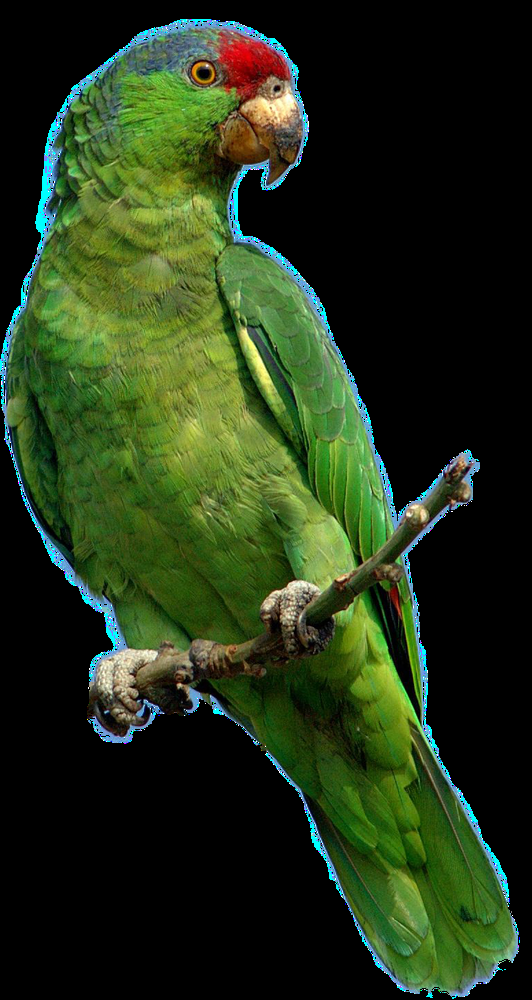
#> input picture images/Parrot.png, 532 x 1000 px, shrunk from 775 x 1456 before the run, found by its file name
$ jupyter execute ARTI404_Lab5.ipynb   (older library calls are emulated)
#> lines starting #> are read from the running program, lines starting #| are printed output that depends on the picture
# ARTI404 — Image Processing
## Lab 5 — Spatial Filtering: Smoothing and Sharpening

**Session 5 · Spatial Filtering – Smoothing and Sharpening**
Smoothing (box and Gaussian filters) and sharpening (unsharp masking and the Laplacian) of images using OpenCV, NumPy, and Matplotlib.

| | |
|---|---|
| **Duration** | 100 minutes |
| **Outcome** | Write a program that implements fundamental image processing algorithms |
| **Tools** | Python 3, Anaconda (Jupyter / Spyder); Libraries: OpenCV, NumPy, Pillow, scikit-image, Matplotlib |

---

### How to work through the notebook

* The lab has one procedural task — **Task #1: Unsharp Masking** — followed by the **Assessment** (three filtering tasks).
* Run the cells **in order**, top to bottom.
* Task #1 needs `Parrot.png`, which is **not included** in this notebook — see the note right before it for where to place it.
* The Assessment lets you use an image of your choice. This notebook uses scikit-image's built-in `astronaut` image as a **substitute** (not the lab's own picture) so those cells run with no external files and were run for real while preparing this notebook.

---

### By the end of this lab you should be able to

1. Sharpen an image with unsharp masking.
2. Smooth an image with a box filter and with Gaussian filters of different sizes.
3. Sharpen an image with the Laplacian filter.

---
## Setup

Run this cell first. It imports every library used in this lab and confirms they are installed.

[cell 1]
# If a library below is missing, install it first (uncomment as needed):
# !pip install opencv-python numpy matplotlib scikit-image

import cv2
import numpy as np
import matplotlib
import matplotlib.pyplot as plt
import skimage
from skimage import data

print("OpenCV      :", cv2.__version__)
print("NumPy       :", np.__version__)
print("Matplotlib  :", matplotlib.__version__)
print("scikit-image:", skimage.__version__)

print("\nSetup OK")

---
## Task #1 — Unsharp Masking

Unsharp masking sharpens an image by blurring a copy of it with a Gaussian filter, subtracting the blur from the original to isolate the fine detail, and adding that detail back (scaled by `amount`) to the original: `sharpened = original + amount * (original - blurred)`.

> **Before running the cell below:** create a folder named `images` next to this notebook (so the path is `images/Parrot.png`, as in the manual) and place the lab's picture inside it. No image was provided with this lab, so **this cell has not been run against a real picture** — ask your instructor for `Parrot.png`, or use your own image and change the path below.

[cell 2]
# Read the image
image = cv2.imread('images/Parrot.png')
#> image is the input picture: shape (1000, 532, 3); mean B, G, R 24.8, 52.1, 36.2

if image is None:
    print("Error: unable to load image at images/Parrot.png")

image = cv2.imread('../images/Parrot.png')  # Convert from BGR to RGB

# Gaussian sigma
sigma = 2

# Parameter
amount = 1.5

# Convert image to float32 for processing
image_float = image.astype(np.float32) / 255.0

# Apply Gaussian blur
blurred = cv2.GaussianBlur(image_float, (0, 0), sigmaX=sigma, sigmaY=sigma)
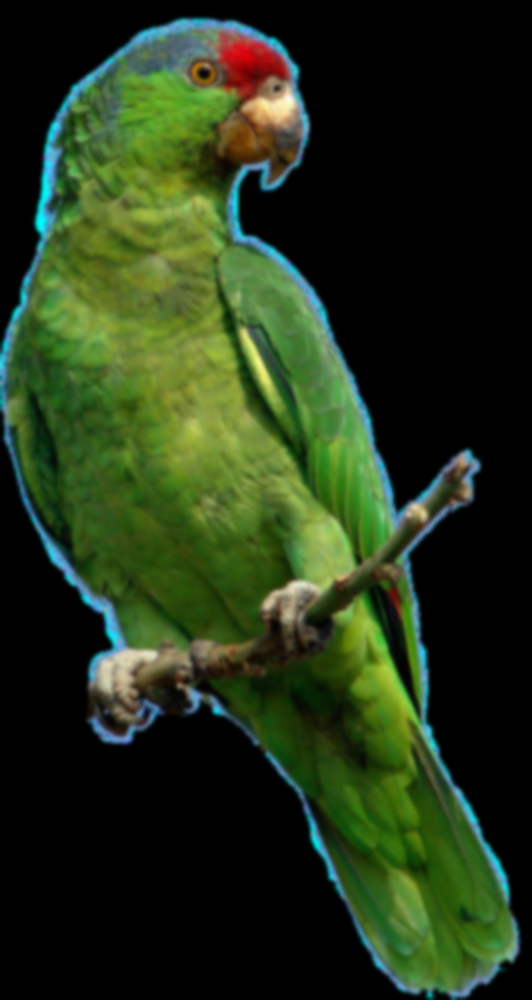
#> blurred: shape (1000, 532, 3) float32; mean B, G, R 0.0972, 0.204, 0.142

# Perform Unsharp Masking
sharpened = np.clip(image_float + amount * (image_float - blurred), 0, 1)
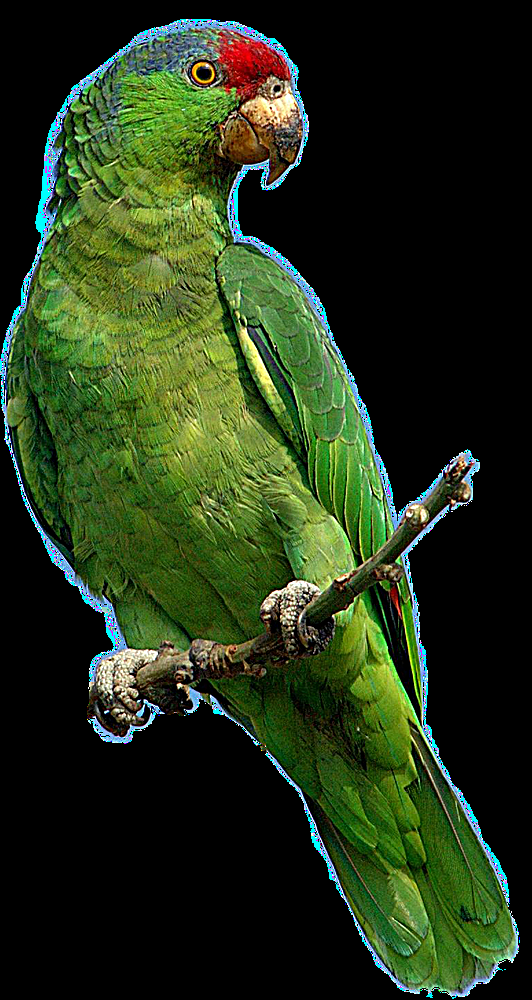
#> sharpened: shape (1000, 532, 3) float32; mean B, G, R 0.1, 0.206, 0.146

# Plot original, blurred, and sharpened images
fig, ax = plt.subplots(1, 3, figsize=(15, 5))

ax[0].imshow(image)
ax[0].set_title("Original Image")
ax[0].axis("off")

ax[1].imshow(blurred)
ax[1].set_title("Blurred Image")
ax[1].axis("off")

ax[2].imshow(sharpened)
ax[2].set_title("Sharpened (Unsharp Masking)")
ax[2].axis("off")

plt.show()
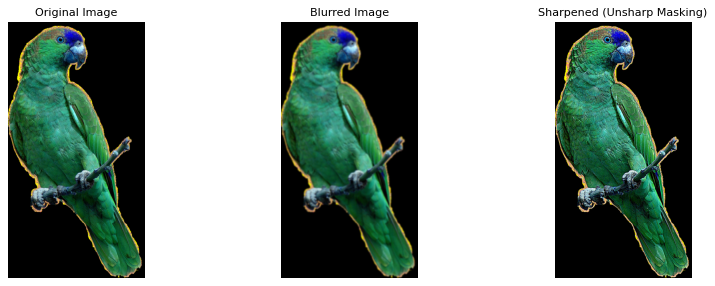
#> figure drawn by matplotlib, 3 panels; B, G, R data is drawn as R, G, B

**Observations:** the blurred copy loses fine detail, so the difference `image - blurred` contains mainly edges and texture. Adding that difference back (here with `amount = 1.5`) exaggerates edges, which is what makes the result look sharper; `np.clip` keeps values inside `[0, 1]`.

---
---

# Assessment

The three tasks below allow an image of your choice. As a **substitute** (not the lab's own picture), they use scikit-image's built-in `astronaut` image, so no external file is needed. To use your own picture instead, replace the first line of the next cell with `cv2.cvtColor(cv2.imread('images/your_image.png'), cv2.COLOR_BGR2RGB)`.

### Load the image

[cell 3]
image_rgb = data.astronaut()  # substitute image (RGB, uint8)
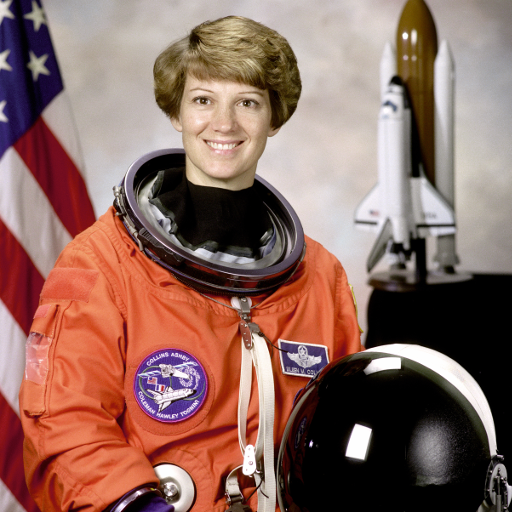
#> input picture skimage.data.astronaut(), 512 x 512 px
#> image_rgb is the input picture: shape (512, 512, 3); mean R, G, B 141.6, 105.8, 96.5

print("image_rgb:", image_rgb.shape, image_rgb.dtype)
#| image_rgb: (512, 512, 3) uint8

### Task #1 — 7x7 box filter

A box filter replaces every pixel with the average of its 7x7 neighbourhood, so the kernel is a 7x7 matrix of `1/49`. `cv2.filter2D` performs the convolution.

[cell 4]
box_kernel = np.ones((7, 7), np.float32) / (7 * 7)
box_smoothed = cv2.filter2D(image_rgb, -1, box_kernel)
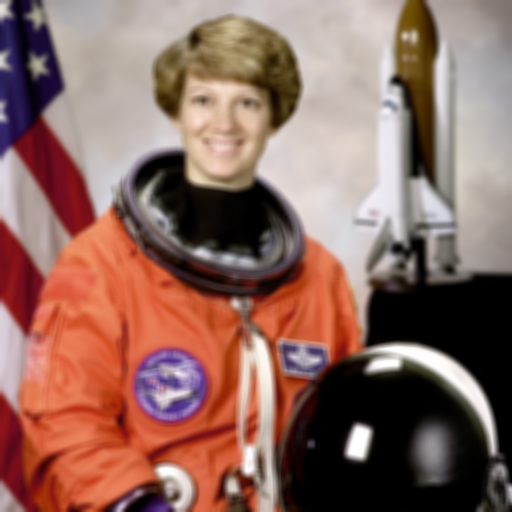
#> box_smoothed: shape (512, 512, 3); mean R, G, B 141.6, 105.8, 96.5

fig, ax = plt.subplots(1, 2, figsize=(10, 5))
ax[0].imshow(image_rgb)
ax[0].set_title("Original Image")
ax[0].axis("off")
ax[1].imshow(box_smoothed)
ax[1].set_title("Smoothed (7x7 box filter)")
ax[1].axis("off")
plt.show()

### Task #2 — 5x5 and 21x21 Gaussian filters

`cv2.GaussianBlur` smooths with a Gaussian-weighted neighbourhood. With `sigmaX=0`, OpenCV derives sigma from the kernel size, so the larger kernel blurs more.

[cell 5]
gauss_5 = cv2.GaussianBlur(image_rgb, (5, 5), 0)
gauss_21 = cv2.GaussianBlur(image_rgb, (21, 21), 0)
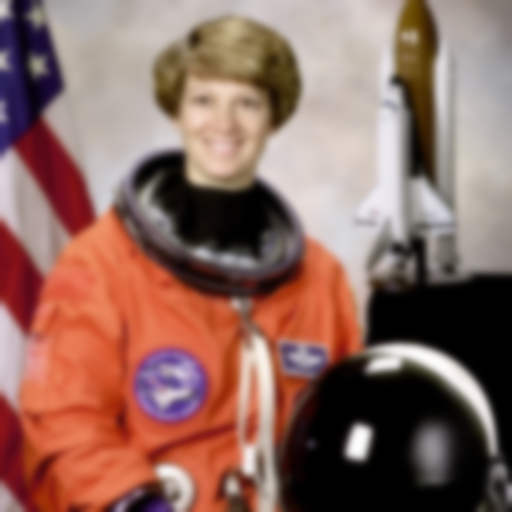
#> gauss_21: shape (512, 512, 3); mean R, G, B 141.6, 105.8, 96.5

fig, ax = plt.subplots(1, 3, figsize=(15, 5))
ax[0].imshow(image_rgb)
ax[0].set_title("Original Image")
ax[0].axis("off")
ax[1].imshow(gauss_5)
ax[1].set_title("Gaussian 5x5")
ax[1].axis("off")
ax[2].imshow(gauss_21)
ax[2].set_title("Gaussian 21x21")
ax[2].axis("off")
plt.show()

### Task #3 — 3x3 Laplacian sharpening

Following the lab's steps: read the image, convert it to float32, apply `cv2.Laplacian` (3x3 kernel), then sharpen with `np.clip(image_float - laplacian, 0, 1)`. The Laplacian is computed on a grayscale version so it can be displayed as a single-channel image.

[cell 6]
# Read the image (grayscale version of the substitute image)
gray = cv2.cvtColor(image_rgb, cv2.COLOR_RGB2GRAY)
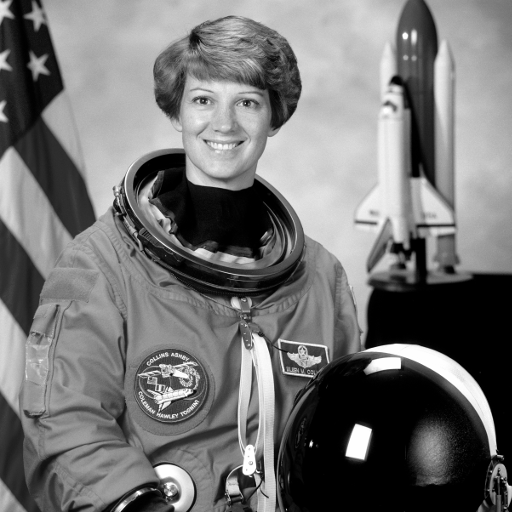
#> gray: shape (512, 512); min 0, max 255, mean 115.4

# Convert image to float32 in [0, 1]
image_float = gray.astype(np.float32) / 255.0
#> image_float: shape (512, 512) float32

# 3x3 Laplacian
laplacian = cv2.Laplacian(image_float, cv2.CV_32F, ksize=3)
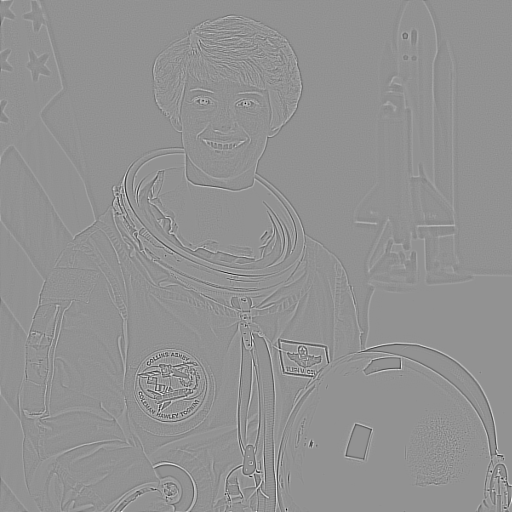
#> laplacian: shape (512, 512) float32; min -5.47, max 4.07, mean 3.31e-05; drawn with min black and max white

# Sharpen: subtract the Laplacian (the kernel has a negative centre)
sharpened_lap = np.clip(image_float - laplacian, 0, 1)
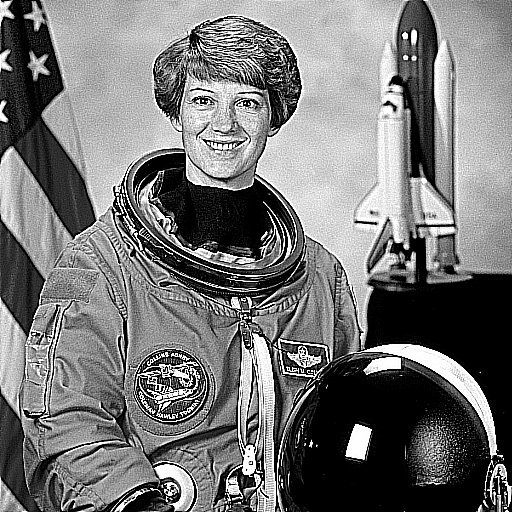
#> sharpened_lap: shape (512, 512) float32; min 0, max 1, mean 0.462

fig, ax = plt.subplots(1, 3, figsize=(15, 5))
ax[0].imshow(image_float, cmap="gray", vmin=0, vmax=1)
ax[0].set_title("Original Image")
ax[0].axis("off")
ax[1].imshow(laplacian, cmap="gray")
ax[1].set_title("Laplacian (3x3)")
ax[1].axis("off")
ax[2].imshow(sharpened_lap, cmap="gray", vmin=0, vmax=1)
ax[2].set_title("Sharpened")
ax[2].axis("off")
plt.show()

$ run again, with images/moon.jpg saved as images/Parrot.png
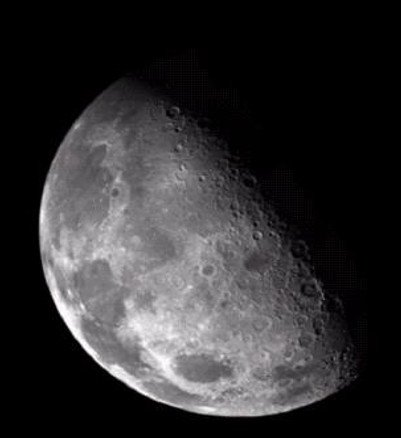
#> input picture images/moon.jpg, 401 x 438 px, found by its file name
#> image is the input picture: shape (438, 401, 3); mean B, G, R 48.5, 47.1, 48.1
#> `plt.show()`:
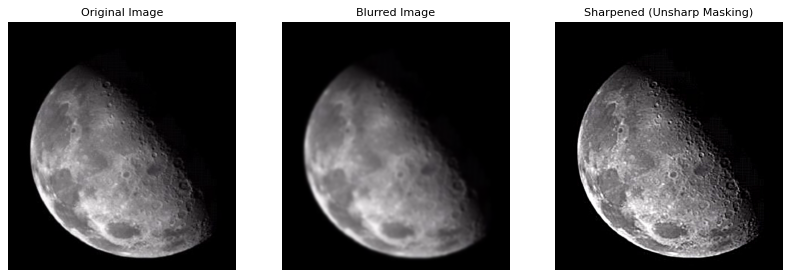
#> figure drawn by matplotlib, 3 panels; B, G, R data is drawn as R, G, B
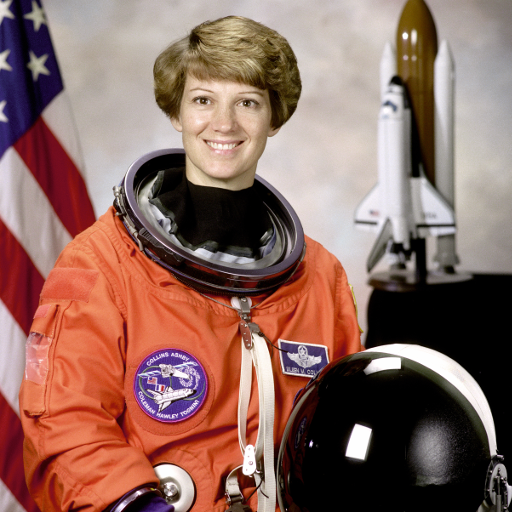
#> input picture skimage.data.astronaut(), 512 x 512 px
#> image_rgb is the input picture: shape (512, 512, 3); mean R, G, B 141.6, 105.8, 96.5
#| image_rgb: (512, 512, 3) uint8
